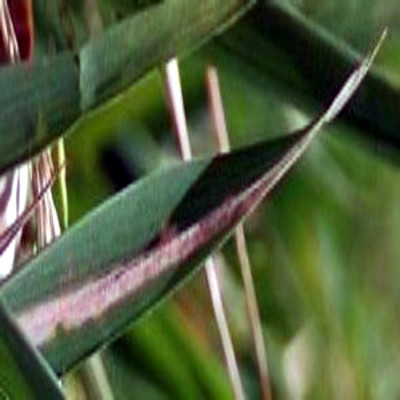
#> input picture dataset/images/bacterial/31.jpg, 400 x 400 px
$ python -i segment.py   (imports and definitions only)   (older library calls are emulated)
#> lines starting #> are read from the running program, lines starting #| are printed output that depends on the picture; after the words box and inside, x2 and y2 are one past the last pixel; in counts of white or black regions, pixels touching at a corner belong together
### utilities/const.py
import sys

from sklearn.calibration import LabelEncoder
from sklearn.discriminant_analysis import StandardScaler

sys.path.append(r'lib')
sys.path.append(r'utilities')
sys.path.append(r'pre')

import os
import cv2
import numpy as np
from enum import Enum
from sklearn.metrics import accuracy_score
from sklearn.model_selection import KFold, cross_val_score, train_test_split
from sklearn.svm import SVC
from utilities.features import *

"""
INITIAL PAThS
"""
MODEL_PATH = r'dataset\model\models'
SCALER_PATH = r'dataset\model\scalers'
FEATURE_PATH = r'dataset\model\features'
SEGMENTED_PATH = r'dataset\segmented'
AUGMENTED_PATH = r'dataset\augmented'
DATA_PATH = r'dataset\model'
CAPTURED_PATH = r'dataset\captured'
NEW_PATH = r'dataset\training'
TRAINING_PATH = r'dataset\finalized\training'
VALIDATION_PATH = r'dataset\finalized\validation'
TESTING_PATH = r'dataset\finalized\testing'
UNLABLED_PATH = r'dataset\plants'
PHILRICE_PATH = r'dataset\philrice'
DATASET_PATH = r'dataset\mix and match\ONNO'
SEG_PATH = r'dataset\model'
LOGS_PATH = r'reports'

"""
GENERAL CONSTANTS
"""
class Model(Enum):
    BaseModel       = 0
    ParticleSwarm   = 1
    AntColony       = 2
    ArtificialBee   = 3

class Disease(Enum):
    blb     =   0
    hlt     =   1
    rb     =   2
    sb     =   3

label_encoder = LabelEncoder()

DISEASES = ['blb', 'hlt', 'rb', 'sb']
CLASSIFIER = SVC(C=10, kernel='rbf', probability=True)
CORES = os.cpu_count() // 2
CORES = CORES if CORES // 2 >= os.cpu_count() else CORES + 1
PARAM_GRID = {
    'C': [0.1, 1, 10],
    'kernel': ['rbf'],
    'gamma': ['scale', 'auto'] + [0.1, 1],
    # 'coef0': [0.0, 2.0],
    'class_weight': [None, 'balanced'],
    'decision_function_shape': ['ovr', 'ovo'],
    # 'shrinking': [True, False],
    'probability': [True, False],  # Add this line to control the randomness of the underlying implementation
    # 'random_state': [None, 0, 42]  # Add this line to control the seed of the random number generator
}
FOLDS = 4 # Amount of folds, KFOLD is automatically applied if FOLDS > 1
SHUFFLE = True # False to ensure replicability over all models

R_STATE = None # Select Random State to ensure replicablity
TEST_SIZE = 0.2 #  Percentage of test size
VAL_SIZE = 0.25
"""
OBJECTIVE FUNCTION
"""

# [54 lines left out: functions fitness_cv, fitness, fitness_pso, not called in this run]

"""
FOR PRE-PROCESSING
"""
WIDTH, HEIGHT = 500, 500
FEAT_W = FEAT_H = 100
LTHRESHOLD = 128
DENOISE_KERNEL = (3, 3)
DENOISE_SIGMA = 0

LB = 191
UB = 251

SHARPEN_KERNEL = np.array([[-1, -1, -1],
                           [-1, 9, -1],
                           [-1, -1, -1]], dtype=np.float32)

AUGMENTATIONS = [
    ('H_FLIP', lambda img: cv2.flip(img, 1)),
    ('V_FLIP', lambda img: cv2.flip(img, 0)),
    ('ROT90C', lambda img: cv2.rotate(img, cv2.ROTATE_90_CLOCKWISE)),
    ('ROT180', lambda img: cv2.rotate(img, cv2.ROTATE_180)),
    ('ROT90O', lambda img: cv2.rotate(img, cv2.ROTATE_90_COUNTERCLOCKWISE)),
    ('CONINC', lambda img: cv2.convertScaleAbs(img, alpha=1.5, beta=0)),
    ('CONDEC', lambda img: cv2.convertScaleAbs(img, alpha=0.5, beta=0)),
    ('BR_INC', lambda img: cv2.convertScaleAbs(img, alpha=1, beta=50)),
    ('BR_DEC', lambda img: cv2.convertScaleAbs(img, alpha=1, beta=-50)),
    ('IMBLUR', lambda img: cv2.GaussianBlur(img, (5, 5), 0)),  # Apply Gaussian blur
    ('SHARPN', lambda img: cv2.filter2D(img, -1, SHARPEN_KERNEL)),  # Apply sharpening filter
]
"""
FOR FEATURE EXTRACTION
"""
# HOG (SHAPE) FEATURES
PPC = (8, 8)
CPB = (1, 1)
ORIENT = 8

# LBP (TEXTURE) FEATURES
RADIUS = 1
POINTS = 8 * RADIUS

# GLCM (TEXTURE) FEATURES
DISTANCE = 1
ANGLES = 0
LEVELS = 256

# COLOR COHERANCE FEATURES
N_BINS = 8

FEATURES = {
    'SHP-HOG' : lambda image: getHOGFeatures(image, ORIENT, PPC, CPB),
    # 'IMG-HOG' : lambda image: getHOGImageFeatures(image, ORIENT, PPC, CPB),
    'TXR-GLCM': lambda image: getGLCMFeatures(image, DISTANCE, ANGLES, LEVELS),
    'TXR-LBP' : lambda image: getLBPFeatures(image, RADIUS, POINTS),
    'COL-HSV' : lambda image: getHSVFeatures(image),
    'COL-LAB' : lambda image: getLABFeatures(image),
    'COL-RGB' : lambda image: getRGBFeatures(image),
    'COL-STAT' : lambda image: getStatFeatures(image),
    'COL-COLHIST': lambda image: getColHistFeatures(image),
    'COL-CCV': lambda image: getCCVFeatures(image, N_BINS)
}

GROUPED_FEATURES = {}
for feature, _ in FEATURES.items():
    prefix = feature.split('-')[0]  # Extract the prefix
    if prefix not in GROUPED_FEATURES:
        GROUPED_FEATURES[prefix] = []
    GROUPED_FEATURES[prefix].append(feature)

### pre/norm.py
import cv2
from utilities.const import *

# [6 lines left out: function useNormBright, not called in this run]

def useGDenoise(img):
    return cv2.GaussianBlur(img, DENOISE_KERNEL, DENOISE_SIGMA)  # Adjust kernel size and sigmaX use needed

def useBDenoise(img):
    return cv2.bilateralFilter(img, d=9, sigmaColor=75, sigmaSpace=75)

# [5 lines left out: function useSaturation, not called in this run]

def useSharpening(img):
    sharpened = cv2.addWeighted(img, 1.5, img, -0.5, 0)
    return sharpened

# [4 lines left out: function useFSharpening, not called in this run]

def useWhiteBalance(img):
    # Convert the image to float32
    image_float = img.astype(float)

    # Compute the average color of the image
    avg_color = image_float.mean(axis=(0, 1))

    # Perform white balancing using the Gray World Assumption
    white_balanced_image = (image_float / avg_color) * [128, 128, 128]
    return np.clip(white_balanced_image, 0, 255).astype(np.uint8)

# [4 lines left out: function useCLAHE, not called in this run]

def useScaleAbs(img, alpha=1.0, beta=0.0):
    adjusted_image = cv2.convertScaleAbs(img, alpha=alpha, beta=beta)
    return adjusted_image

# [12 lines left out: function useContrast, not called in this run]

def useResize(img):
    return cv2.resize(img, (WIDTH, HEIGHT))

# [19 lines left out: function removeBlur, not called in this run]

def eqHist(image):
    enhanced_image = cv2.equalizeHist(image)
    return enhanced_image

### pre/segment.py
import cv2
from utilities.const import *
from pre.norm import *

# [116 lines left out: functions segment_leaf, ssegment_leaf, combine_leaf_and_disease, process_image, not called in this run]

def ex_segment_leaf(image):
    border_size = 10  # Adjust the border size as needed
    image = cv2.copyMakeBorder(image, border_size, border_size, border_size, border_size, cv2.BORDER_CONSTANT, value=0)

    # Pre processing
    test = useWhiteBalance(image)
    test = cv2.medianBlur(test, ksize=3)

    hsv = cv2.cvtColor(test, cv2.COLOR_RGB2HSV)
    _, s, v = cv2.split(hsv)
    _, g, _ = cv2.split(test)

    v = cv2.equalizeHist(v)
    g = cv2.equalizeHist(g)

    v = cv2.convertScaleAbs(v, alpha=1.25)
    g = cv2.convertScaleAbs(g, alpha=1.25)

    _, v = cv2.threshold(v, 195, 255, cv2.THRESH_BINARY)
    _, g = cv2.threshold(g, 195, 255, cv2.THRESH_BINARY)

    # Define the shape of the kernel (e.g., a square)
    kernel_shape = cv2.MORPH_RECT  # You can use cv2.MORPH_RECT, cv2.MORPH_ELLIPSE, or cv2.MORPH_CROSS

    # Define the size of the kernel (width and height)
    kernel_size = (5, 5)  # Adjust the size as needed

    # Create the kernel
    kernel = cv2.getStructuringElement(kernel_shape, kernel_size)

    # Thresholding based segmentation
    leaf = cv2.bitwise_xor(v, s)
    leaf = cv2.bitwise_xor(leaf, g)
    leaf = cv2.dilate(leaf, kernel, iterations=2)
    leaf = cv2.bitwise_or(s, v)
    mask = leaf

    # [9 lines of commented-out code are left out]
    _, mask = cv2.threshold(mask, LB, 255, cv2.THRESH_BINARY)
    mask = cv2.bitwise_and(image, image, mask=mask)

    # With Canny
    test = cv2.Canny(mask, 100, 400)
    test = cv2.dilate(test, kernel=np.ones((3, 3), np.uint8), iterations=1)
    # test = cv2.erode(test, kernel=np.ones((3, 3), np.uint8), iterations=1)
    tmask = np.zeros_like(test)
    contours, _ = cv2.findContours(test, cv2.RETR_EXTERNAL, cv2.CHAIN_APPROX_SIMPLE)
    largest_contour = max(contours, key=cv2.contourArea)
    cv2.drawContours(tmask, [largest_contour], 0, 255, -1)
    tmask = cv2.bitwise_and(image, image, mask=tmask)
    # tmask = cv2.resize(tmask, (FEAT_W, FEAT_H))
    # mask = cv2.resize(mask, (FEAT_W, FEAT_H)) REPLACE FEAT_W FEAT_H with size of image
    return mask

>>> import cv2
>>> picture = cv2.cvtColor(cv2.imread('../dataset/images/bacterial/31.jpg'), cv2.COLOR_BGR2RGB)
>>> result = ex_segment_leaf(picture)
#> in ex_segment_leaf, `image = cv2.copyMakeBorder(image, border_size, border_size, border_siz..`:
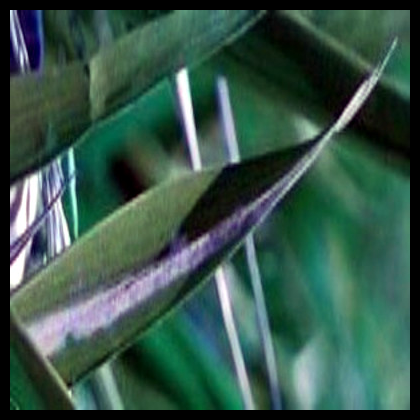
#> image: shape (420, 420, 3); mean of channels 0, 1, 2 74.4, 85.9, 55.3; drawn as B, G, R
#> in useWhiteBalance, `avg_color = image_float.mean(axis=(0, 1))`: avg_color = [74.36, 85.94, 55.32]
#> in useWhiteBalance, `return np.clip(white_balanced_image, 0, 255).astype(np.uint8)`:
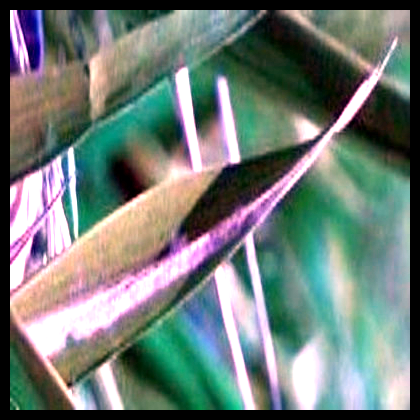
#> returned value: shape (420, 420, 3); mean of channels 0, 1, 2 120.3, 124.9, 113.2; drawn as B, G, R
#> in ex_segment_leaf, `hsv = cv2.cvtColor(test, cv2.COLOR_RGB2HSV)`: hsv: shape (420, 420, 3); mean H, S, V 65.6, 81.7, 138.5
#> in ex_segment_leaf, `g = cv2.convertScaleAbs(g, alpha=1.25)`:
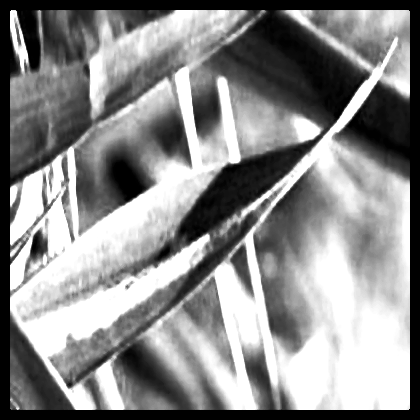
#> g: shape (420, 420); min 0, max 255, mean 139
#> in ex_segment_leaf, `_, v = cv2.threshold(v, 195, 255, cv2.THRESH_BINARY)`:
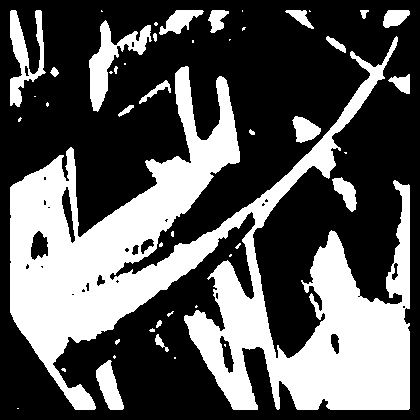
#> v: shape (420, 420); 35.4% white; 47 white regions (26 under 20 px), largest, box (x1, y1, x2, y2) and area: (10, 36, 410, 410) 54825, (89, 20, 152, 112) 1848, (10, 10, 46, 107) 1473
#> in ex_segment_leaf, `_, g = cv2.threshold(g, 195, 255, cv2.THRESH_BINARY)`: g: shape (420, 420); 34.9% white; 46 white regions (23 under 20 px), largest, box (x1, y1, x2, y2) and area: (179, 37, 410, 410) 29604, (10, 59, 241, 410) 22554, (90, 10, 230, 112) 3788
#> in ex_segment_leaf, `leaf = cv2.bitwise_or(s, v)`:
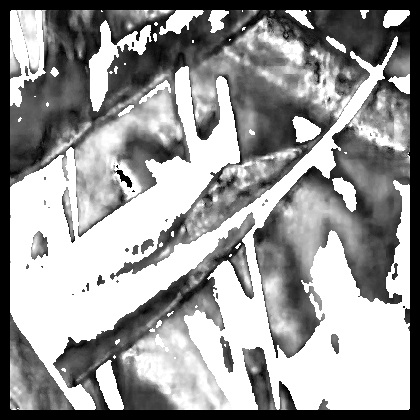
#> leaf: shape (420, 420); min 0, max 255, mean 153
#> in ex_segment_leaf, `_, mask = cv2.threshold(mask, LB, 255, cv2.THRESH_BINARY)`: mask: shape (420, 420); 44.2% white; 126 white regions (73 under 20 px), largest, box (x1, y1, x2, y2) and area: (10, 36, 410, 410) 64474, (10, 10, 46, 107) 2373, (89, 20, 152, 112) 1848
#> in ex_segment_leaf, `test = cv2.Canny(mask, 100, 400)`: test: shape (420, 420); 5.9% white in thin lines or dots
#> in ex_segment_leaf, `test = cv2.dilate(test, kernel=np.ones((3, 3), np.uint8), iterations=1)`:
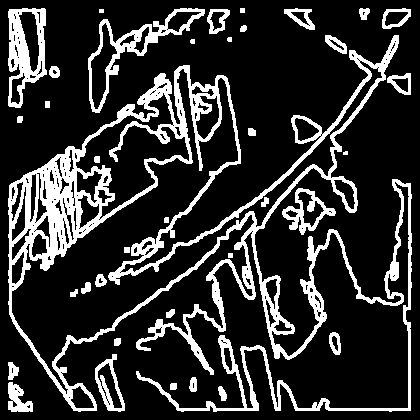
#> test: shape (420, 420); 19% white; 37 white regions (1 under 20 px)
#> in ex_segment_leaf, `contours, _ = cv2.findContours(test, cv2.RETR_EXTERNAL, cv2.CHAIN_APPR..`: contours = 30 contours, 6 with area under 20; largest, box (x1, y1, x2, y2) and area: (8, 35, 412, 412) 53784, (88, 8, 205, 113) 3118, (8, 8, 47, 108) 2794, (282, 188, 336, 235) 1156, (95, 354, 125, 412) 938
#> in ex_segment_leaf, `largest_contour = max(contours, key=cv2.contourArea)`: largest_contour = contour of 2359 points, box (x1, y1, x2, y2) (8, 35, 412, 412), area 53784
#> in ex_segment_leaf, `cv2.drawContours(tmask, [largest_contour], 0, 255, -1)`: tmask: shape (420, 420); 32.1% white; 1 white region, box (x1, y1, x2, y2) and area: (8, 35, 412, 412) 56620
#> in ex_segment_leaf, `tmask = cv2.bitwise_and(image, image, mask=tmask)`:
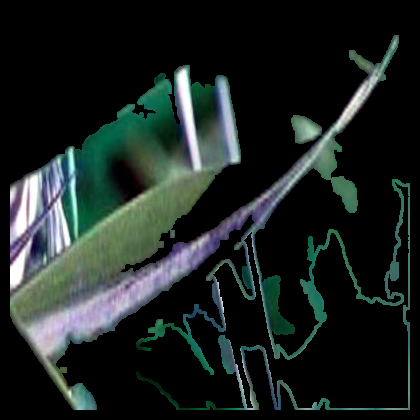
#> tmask: shape (420, 420, 3); mean of channels 0, 1, 2 34.7, 36.7, 28.5; drawn as B, G, R

$ run again, on dataset/images/bacterial/32.jpg
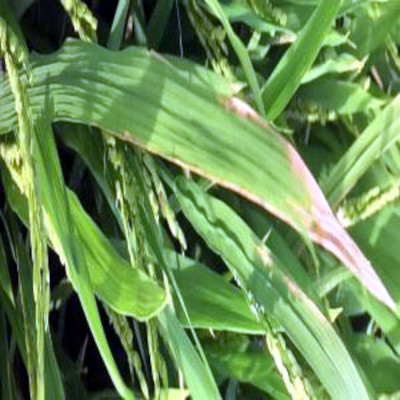
#> input picture dataset/images/bacterial/32.jpg, 400 x 400 px
#> avg_color = [97.33, 129.4, 78.57]
#> hsv: shape (420, 420, 3); mean H, S, V 75.3, 57.2, 137.1
#> in ex_segment_leaf, `_, v = cv2.threshold(v, 195, 255, cv2.THRESH_BINARY)`:
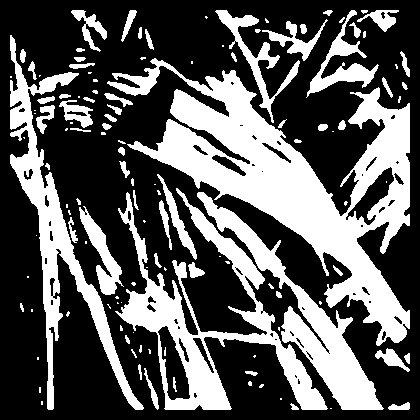
#> v: shape (420, 420); 35.5% white; 125 white regions (62 under 20 px), largest, box (x1, y1, x2, y2) and area: (107, 58, 410, 346) 25486, (115, 188, 328, 410) 10524, (10, 35, 144, 410) 8176
#> contours = 61 contours, 16 with area under 20; largest, box (x1, y1, x2, y2) and area: (106, 8, 412, 412) 61843, (8, 34, 145, 412) 13187, (305, 8, 400, 98) 2947, (58, 93, 94, 133) 894, (70, 9, 108, 53) 840
#> largest_contour = contour of 2192 points, box (x1, y1, x2, y2) (106, 8, 412, 412), area 61843
#> in ex_segment_leaf, `tmask = cv2.bitwise_and(image, image, mask=tmask)`:
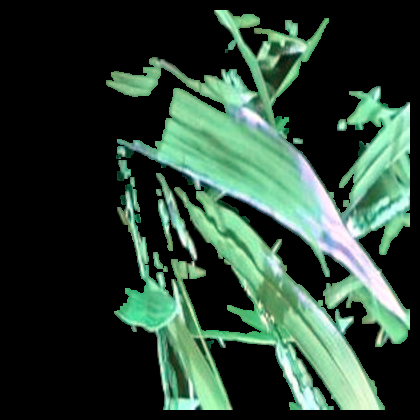
#> tmask: shape (420, 420, 3); mean of channels 0, 1, 2 54.7, 68.8, 45.7; drawn as B, G, R

$ run again, on dataset/images/bacterial/33.jpg
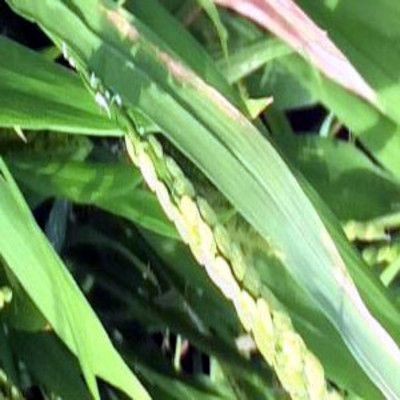
#> input picture dataset/images/bacterial/33.jpg, 400 x 400 px
#> avg_color = [101.6, 134, 85.07]
#> hsv: shape (420, 420, 3); mean H, S, V 74.6, 58.2, 136.2
#> in ex_segment_leaf, `_, v = cv2.threshold(v, 195, 255, cv2.THRESH_BINARY)`:
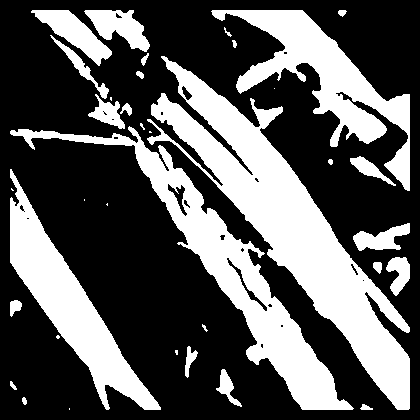
#> v: shape (420, 420); 35.2% white; 36 white regions (10 under 20 px), largest, box (x1, y1, x2, y2) and area: (147, 56, 410, 410) 22319, (10, 126, 354, 410) 13312, (211, 10, 410, 191) 9693
#> contours = 27 contours, 6 with area under 20; largest, box (x1, y1, x2, y2) and area: (8, 54, 412, 412) 51405, (210, 8, 412, 192) 11699, (30, 8, 151, 130) 5579, (352, 222, 411, 252) 1034, (385, 256, 411, 297) 722
#> largest_contour = contour of 1336 points, box (x1, y1, x2, y2) (8, 54, 412, 412), area 51405
#> in ex_segment_leaf, `tmask = cv2.bitwise_and(image, image, mask=tmask)`:
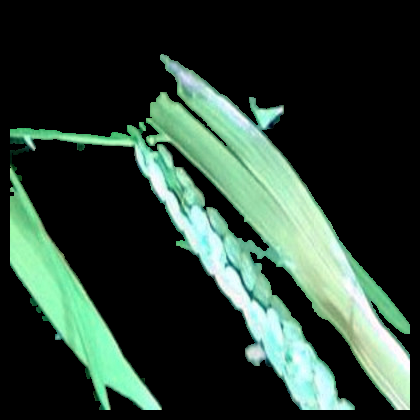
#> tmask: shape (420, 420, 3); mean of channels 0, 1, 2 52.8, 64.1, 44.8; drawn as B, G, R
